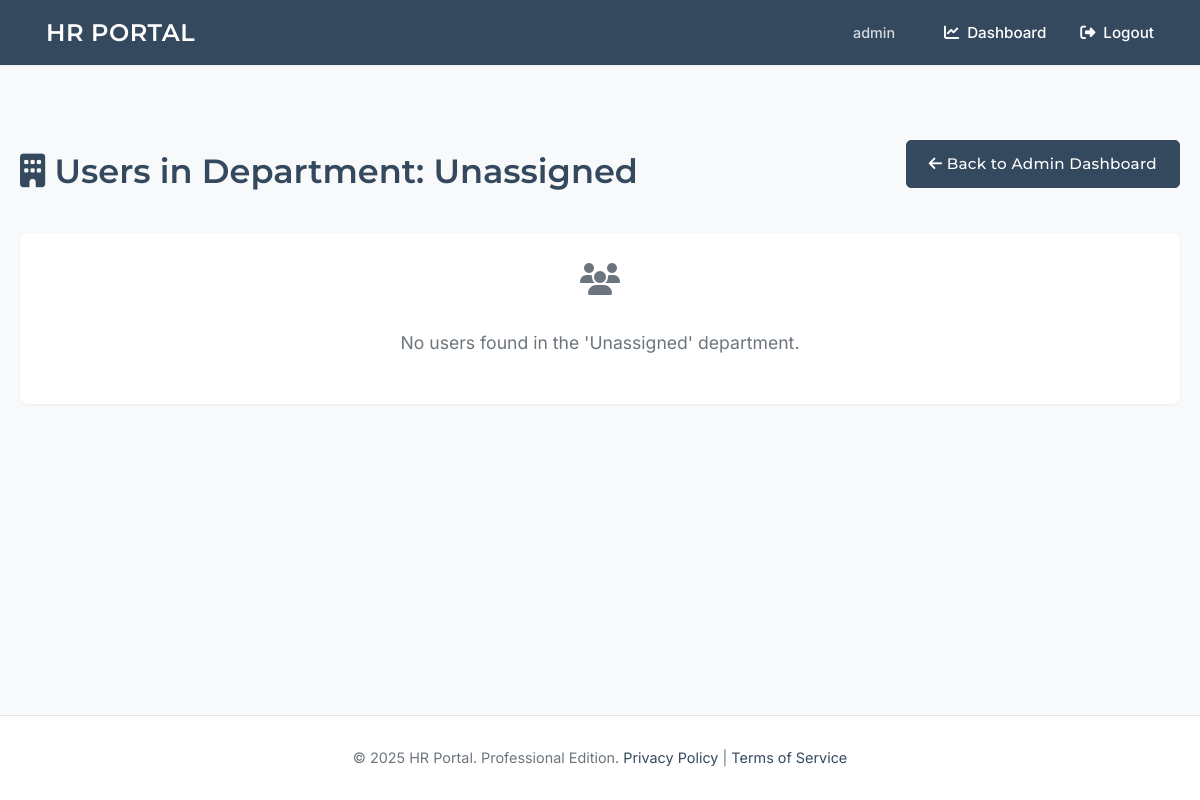
Page /admin/department/Unassigned/users (signed in) on the earlier database version.
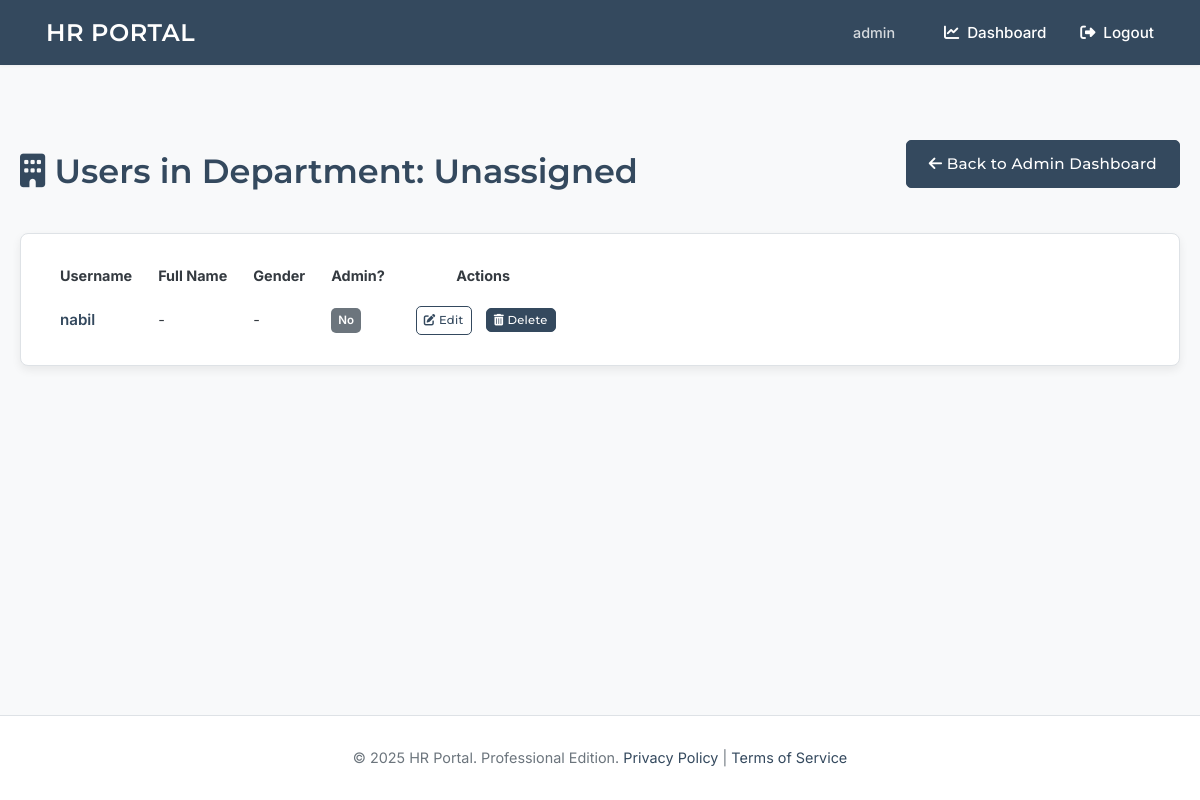
Same page on the later database version.
### tables this page shows
CREATE TABLE users (
    id INTEGER PRIMARY KEY AUTOINCREMENT,
    username TEXT UNIQUE NOT NULL,
    password_hash TEXT NOT NULL,
    is_admin BOOLEAN NOT NULL DEFAULT 0,
    full_name TEXT,             -- NEW
    gender TEXT,                -- NEW (e.g., 'male', 'female', 'other', 'prefer_not_to_say')
    department TEXT             -- NEW
);

### app.py (the view)
@app.route('/admin/department/<path:department_name>/users') # The URL rule
@login_required
@admin_required
def admin_view_department_users(department_name): # This function name becomes the endpoint
    db = get_db()
    actual_department_name = unquote(department_name)
    query = "SELECT id, username, full_name, gender, is_admin FROM users WHERE department = ?"
    params = [actual_department_name]
    if actual_department_name == 'Unassigned':
        query = "SELECT id, username, full_name, gender, is_admin FROM users WHERE department IS NULL OR department = ''"
        params = []
    department_users = db.execute(query, tuple(params)).fetchall()
    return render_template('admin_department_users.html',
                           department_name=actual_department_name,
                           users=department_users)

### app.py (called while the page is built)
def get_db():
    if 'db' not in g:
        try:
            os.makedirs(app.instance_path, exist_ok=True)
            os.makedirs(app.config['UPLOAD_FOLDER'], exist_ok=True)
            os.makedirs(app.config['PAYSLIP_UPLOAD_FOLDER'], exist_ok=True)
            os.makedirs(app.config['VACATION_APPROVAL_UPLOAD_FOLDER'], exist_ok=True)
        except OSError as e:
            app.logger.error(f"Error creating instance/upload paths: {e}")
        g.db = sqlite3.connect(app.config['DATABASE'], detect_types=sqlite3.PARSE_DECLTYPES)
        g.db.row_factory = sqlite3.Row
    return g.db

def login_required(view):
    @wraps(view)
    def wrapped_view(**kwargs):
        if getattr(g, 'user', None) is None:
            flash('Please log in to access this page.', 'error'); return redirect(url_for('login', next=request.url))
        return view(**kwargs)
    return wrapped_view

@app.before_request
def load_logged_in_user():
    user_id = session.get('user_id'); g.user = None
    if user_id is not None:
        g.user = get_db().execute('SELECT id, username, is_admin, full_name, gender, department FROM users WHERE id = ?', (user_id,)).fetchone()

### templates/admin_department_users.html (shortened to what this page needs)
{% extends 'base.html' %}
{% block content %}
<div class="department-users-container">
    <header class="page-header-section" style="display: flex; justify-content: space-between; align-items: center; margin-bottom: 25px;">
        <h1 class="page-title">
            <i class="fas fa-building"></i> Users in Department: {{ department_name }}
        </h1>
        <a href="{{ url_for('dashboard') }}" class="btn btn-sm btn-outline-secondary">
            <i class="fas fa-arrow-left"></i> Back to Admin Dashboard
        </a>
    </header>
    {% if users %}
        <div class="table-responsive-wrapper professional-panel">
            <table class="professional-table admin-user-table">
                <thead>
                    <tr>
                        <th>Username</th>
                        <th>Full Name</th>
                        <th>Gender</th>
                        <th>Admin?</th>
                        <th>Actions</th>
                    </tr>
                </thead>
                <tbody>
                    {% for user_item in users %}
                    <tr>
                        <td>
                            <a href="{{ url_for('admin_view_user_profile', user_id=user_item.id) }}" class="username-link" title="View {{ user_item.username }}'s Profile">
                                <strong>{{ user_item.username }}</strong>
                            </a>
                        </td>
                        <td>{{ user_item.full_name if user_item.full_name else '-' }}</td>
                        <td>{{ user_item.gender if user_item.gender else '-' }}</td>
                        <td>
                            <span class="status-badge {{ 'status-admin' if user_item.is_admin else 'status-user' }}">
                                {{ "Yes" if user_item.is_admin else "No" }}
                            </span>
                        </td>
                        <td class="actions-cell">
                            <a href="{{ url_for('admin_update_user', user_id=user_item.id) }}" class="btn btn-sm btn-outline-primary action-btn" title="Edit User">
                                <i class="fas fa-edit"></i> Edit
                            </a>
                            {% if g.user.id != user_item.id %}
                            <form action="{{ url_for('admin_delete_user', user_id=user_item.id) }}" method="post" class="delete-form"
                                  onsubmit="return confirm('Are you sure you want to delete {{ user_item.username }}? This action cannot be undone.');">
                                <button type="submit" class="btn btn-sm btn-danger action-btn" title="Delete User">
                                    <i class="fas fa-trash-alt"></i> Delete
                                </button>
                            </form>
                            {% endif %}
                        </td>
                    </tr>
                    {% endfor %}
                </tbody>
            </table>
        </div>
    {% else %}
        <div class="panel-empty-state" style="background-color: var(--card-bg); padding: 30px; border-radius: var(--border-radius-md); box-shadow: var(--shadow-sm);">
            <i class="fas fa-users fa-2x" style="color: var(--text-color-light); margin-bottom:15px;"></i>
            <p style="font-size: 1.1em; color: var(--text-color-light);">No users found in the '{{ department_name }}' department.</p>
        </div>
    {% endif %}
</div>
{% endblock %}

Differences in the rows shown:
added users: username "nabil", full_name "-", gender "-", is_admin "No"
Other differences:
{{ department_name }}: "Unassigned" → (not shown)
text no longer shown: "No users found in the ' ' department."
text now shown: "Username Full Name Gender Admin? Actions"
